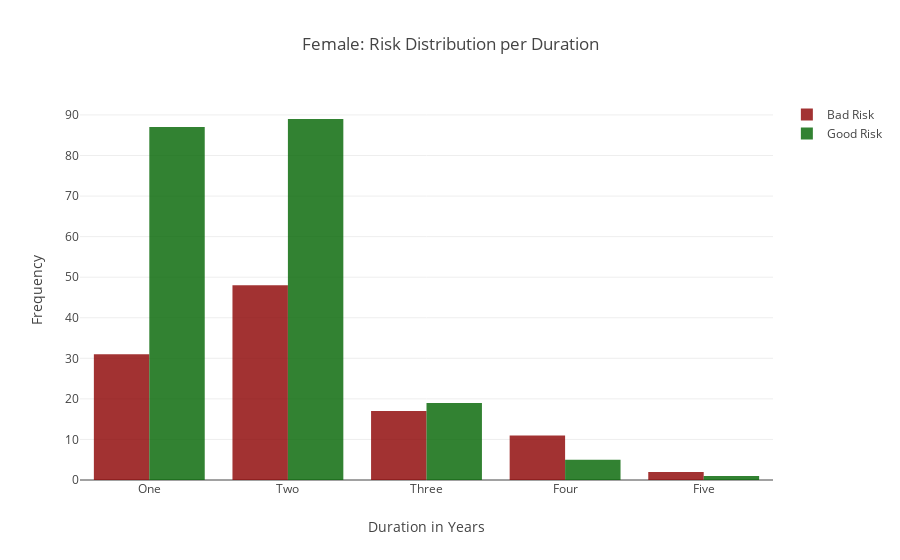

Notebook code cell kept with this figure:
### Code cell
trace1 = go.Bar(
    x=fs[fs['Risk']=='bad']['Duration_yrs'].values,
    y= fs[fs['Risk']=='bad']['count'].values,
    marker=dict(
    color='rgb(139,0,0)'),
    opacity=0.8,
    name = 'Bad Risk'
)
trace2 = go.Bar(
    x=fs[fs['Risk']=='good']['Duration_yrs'].values,
    y= fs[fs['Risk']=='good']['count'].values, 
    marker=dict(
    color='rgb(0,100,0)'),
    opacity=0.8,
    name = 'Good Risk'
)
data = [trace1, trace2]

layout = go.Layout (
    yaxis = dict(
    title = 'Frequency'),
    
    xaxis = dict (
    title = 'Duration in Years'),
    
    title = 'Female: Risk Distribution per Duration'
)
fig = go.Figure (data=data, layout = layout)
py.iplot(fig)

### Figure 1 — Plotly figure (JSON) as saved in the notebook; plotly's stock layout.template omitted (floating-point values rounded to 4 significant figures)
{"data": [{"marker": {"color": "rgb(139,0,0)"}, "name": "Bad Risk", "opacity": 0.8, "type": "bar", "x": ["One", "Two", "Three", "Four", "Five"], "y": [31, 48, 17, 11, 2]}, {"marker": {"color": "rgb(0,100,0)"}, "name": "Good Risk", "opacity": 0.8, "type": "bar", "x": ["One", "Two", "Three", "Four", "Five"], "y": [87, 89, 19, 5, 1]}], "layout": {"title": "Female: Risk Distribution per Duration", "xaxis": {"title": "Duration in Years"}, "yaxis": {"title": "Frequency"}}}
